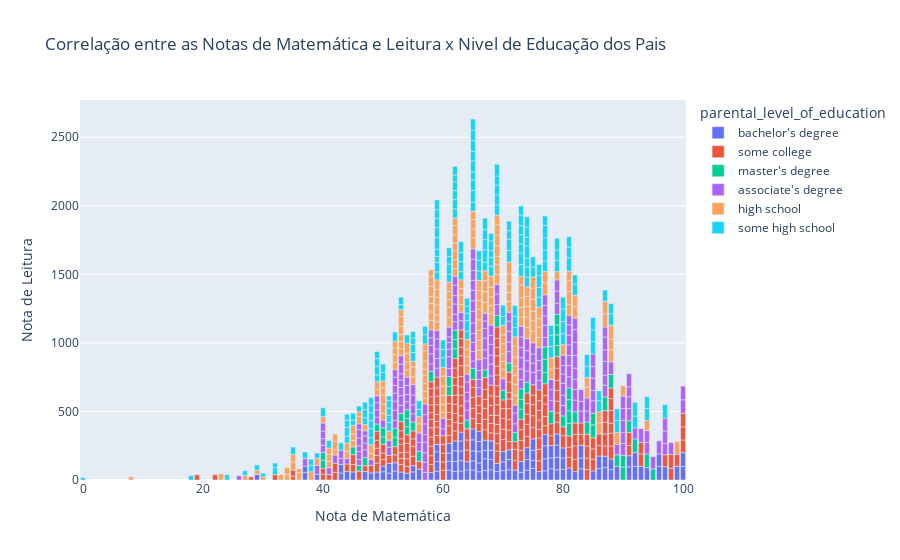

Notebook source saved alongside this figure:
### Code cell
# Create a plot to show the correlation between the scores
fig = px.bar(df, x='math_score', y='reading_score', color='parental_level_of_education', title='Correlação entre as Notas de Matemática e Leitura x Nivel de Educação dos Pais', labels={'math_score': 'Nota de Matemática', 'reading_score': 'Nota de Leitura'})
fig.show()

### Figure 1 — Plotly figure (JSON) as saved in the notebook; plotly's stock layout.template omitted (floating-point values rounded to 4 significant figures; data arrays with more than 128 entries replaced by an {"elided": "..."} marker saying what was removed)
{"data": [{"alignmentgroup": "True", "hovertemplate": "parental_level_of_education=bachelor's degree<br>Nota de Matemática=%{x}<br>Nota de Leitura=%{y}<extra></extra>", "legendgroup": "bachelor's degree", "marker": {"color": "#636efa", "pattern": {"shape": ""}}, "name": "bachelor's degree", "offsetgroup": "bachelor's degree", "orientation": "v", "showlegend": true, "textposition": "auto", "type": "bar", "x": [72, 74, 67, 79, 80, 65, 65, 68, 99, 75, 78, 79, 51, 74, 58, 68, 77, 54, 96, 43, 77, 78, 82, 67, 83, 63, 80, 63, 69, 83, 73, 73, 88, 65, 66, 67, 59, 63, 83, 77, 52, 61, 49, 61, 59, 66, 64, 51, 71, 86, 37, 79, 100, 53, 75, 71, 76, 81, 55, 86, 69, 29, 66, 85, 87, 96, 48, 92, 68, 91, 63, 44, 68, 92, 56, 94, 37, 88, 62, 61, 66, 65, 77, 66, 59, 79, 87, 62, 80, 50, 70, 75, 62, 91, 59, 45, 61, 78, 74, 64, 97, 65, 39, 43, 63, 71, 55, 93, 67, 70, 50, 52, 47, 100, 70, 75, 89, 62], "xaxis": "x", "y": [72, 71, 69, 74, 78, 72, 67, 74, 100, 85, 82, 92, 49, 79, 55, 75, 67, 49, 100, 51, 88, 79, 62, 86, 82, 66, 83, 75, 63, 78, 56, 79, 75, 73, 60, 61, 64, 71, 93, 94, 65, 72, 58, 66, 70, 64, 73, 72, 74, 83, 56, 89, 100, 58, 58, 76, 62, 88, 59, 92, 58, 41, 83, 66, 90, 90, 51, 100, 68, 96, 73, 63, 68, 100, 79, 90, 45, 78, 63, 58, 74, 81, 85, 74, 72, 81, 84, 72, 73, 60, 68, 73, 78, 81, 54, 59, 70, 90, 86, 60, 97, 79, 42, 62, 64, 70, 46, 100, 75, 64, 42, 61, 62, 100, 75, 84, 100, 72], "yaxis": "y"}, {"alignmentgroup": "True", "hovertemplate": "parental_level_of_education=some college<br>Nota de Matemática=%{x}<br>Nota de Leitura=%{y}<extra></extra>", "legendgroup": "some college", "marker": {"color": "#EF553B", "pattern": {"shape": ""}}, "name": "some college", "offsetgroup": "some college", "orientation": "v", "showlegend": true, "textposition": "auto", "type": "bar", "x": {"elided": "226 int values"}, "xaxis": "x", "y": {"elided": "226 int values"}, "yaxis": "y"}, {"alignmentgroup": "True", "hovertemplate": "parental_level_of_education=master's degree<br>Nota de Matemática=%{x}<br>Nota de Leitura=%{y}<extra></extra>", "legendgroup": "master's degree", "marker": {"color": "#00cc96", "pattern": {"shape": ""}}, "name": "master's degree", "offsetgroup": "master's degree", "orientation": "v", "showlegend": true, "textposition": "auto", "type": "bar", "x": [90, 50, 46, 73, 62, 56, 62, 87, 82, 89, 49, 81, 58, 81, 52, 62, 69, 45, 80, 65, 77, 85, 79, 73, 70, 47, 55, 74, 40, 79, 77, 54, 64, 79, 61, 61, 53, 54, 84, 40, 95, 94, 81, 67, 79, 77, 52, 54, 90, 91, 71, 81, 50, 85, 73, 72, 78, 92, 88], "xaxis": "x", "y": [95, 53, 42, 74, 70, 72, 68, 100, 82, 84, 53, 92, 76, 91, 70, 68, 84, 56, 80, 81, 82, 95, 81, 70, 71, 58, 64, 79, 59, 78, 97, 59, 63, 72, 67, 71, 61, 60, 89, 58, 81, 99, 81, 57, 77, 90, 65, 64, 85, 85, 67, 86, 67, 84, 78, 66, 91, 100, 99], "yaxis": "y"}, {"alignmentgroup": "True", "hovertemplate": "parental_level_of_education=associate's degree<br>Nota de Matemática=%{x}<br>Nota de Leitura=%{y}<extra></extra>", "legendgroup": "associate's degree", "marker": {"color": "#ab63fa", "pattern": {"shape": ""}}, "name": "associate's degree", "offsetgroup": "associate's degree", "orientation": "v", "showlegend": true, "textposition": "auto", "type": "bar", "x": {"elided": "222 int values"}, "xaxis": "x", "y": {"elided": "222 int values"}, "yaxis": "y"}, {"alignmentgroup": "True", "hovertemplate": "parental_level_of_education=high school<br>Nota de Matemática=%{x}<br>Nota de Leitura=%{y}<extra></extra>", "legendgroup": "high school", "marker": {"color": "#FFA15A", "pattern": {"shape": ""}}, "name": "high school", "offsetgroup": "high school", "orientation": "v", "showlegend": true, "textposition": "auto", "type": "bar", "x": {"elided": "196 int values"}, "xaxis": "x", "y": {"elided": "196 int values"}, "yaxis": "y"}, {"alignmentgroup": "True", "hovertemplate": "parental_level_of_education=some high school<br>Nota de Matemática=%{x}<br>Nota de Leitura=%{y}<extra></extra>", "legendgroup": "some high school", "marker": {"color": "#19d3f3", "pattern": {"shape": ""}}, "name": "some high school", "offsetgroup": "some high school", "orientation": "v", "showlegend": true, "textposition": "auto", "type": "bar", "x": {"elided": "179 int values"}, "xaxis": "x", "y": {"elided": "179 int values"}, "yaxis": "y"}], "layout": {"barmode": "relative", "legend": {"title": {"text": "parental_level_of_education"}, "tracegroupgap": 0}, "title": {"text": "Correlação entre as Notas de Matemática e Leitura x Nivel de Educação dos Pais"}, "xaxis": {"anchor": "y", "domain": [0, 1], "title": {"text": "Nota de Matemática"}}, "yaxis": {"anchor": "x", "domain": [0, 1], "title": {"text": "Nota de Leitura"}}}}
